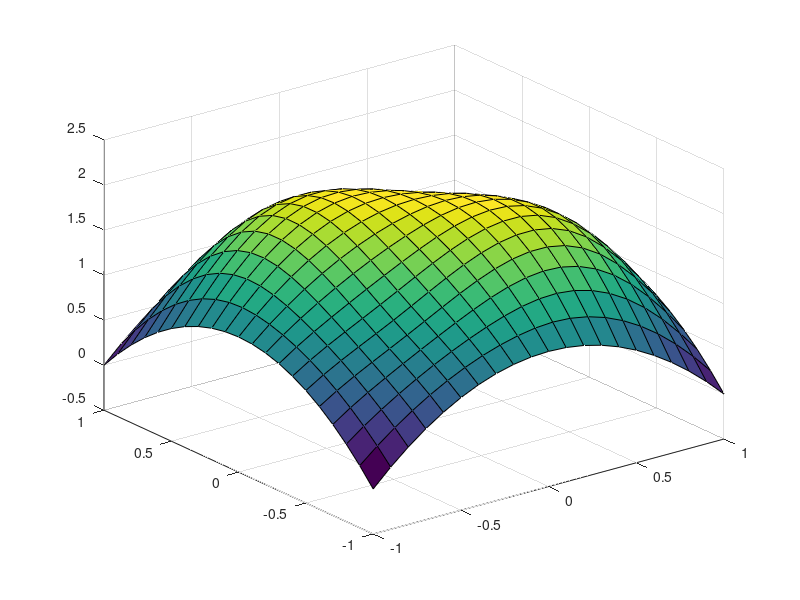

Recreate this plot in MATLAB.
%ejercicio 3

clear all; close all;
% hasta M = 25 se banca esto.
M = 8;
xe = [0 2 0 2 4 4 4 2 0 6 6 6 6 4 2 0 8 8 8 8 8 6 4 2 0];
ye = [0 0 2 2 0 2 4 4 4 0 2 4 6 6 6 6 0 2 4 6 8 8 8 8 8]; 

N = @(m,x,y) sin(m.*pi*x).*sin(m.*pi*y);

psi = @(x,y) (1-x.^2)+(1-y.^2);
psi_x = @(y) -2*(1-y.^2);
psi_y = @(x) -2*(1-x.^2);

%Derivadas: Gracias wxmaxima :p
d2Ndx2 = @(m,x,y) -(pi.^2.*m.^2.*sin((pi.*m.*x)).*sin((pi.*m.*y)));
d2Ndy2 = @(m,x,y) -(pi.^2.*m.^2.*sin((pi.*m.*x)).*sin((pi.*m.*y)));
%Por Galerkin N=W

K = zeros(M,M);
f = zeros(M,1);

for l = 1:M
    for m = 1:M
        K(l,m) = integral2(@(x,y) N(l,x,y).*d2Ndx2(m,x,y) + N(l,x,y).*d2Ndy2(m,x,y),0,1,0,1);
    end
    f(l) = -integral2(@(x,y) N(l,x,y).*( psi_x(y) + psi_y(x) ), 0, 1, 0, 1);
end

a = K\f;

x_q = -1:0.1:1;
y_q = -1:0.1:1;
n = length(x_q);
[X,Y] = meshgrid(x_q,y_q);
%phi = @(x,y) sum(a(:).*N(1:M,x,y));

phi_q = zeros(n,n);
for i = 1:n
    for j = 1:n
        phi_q(i,j) = psi(X(i,j),Y(i,j)) + sum(a(1:M).*N(1:M,X(i,j),Y(i,j))');
    end
end

surf(X,Y,phi_q);